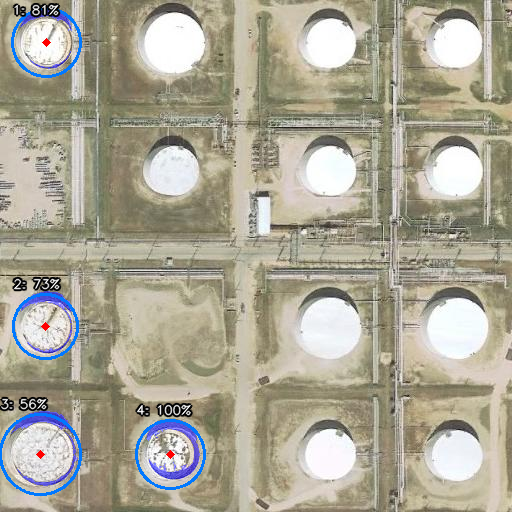
#> input picture predictions/classic_vision_patch_01_5_2_open_roof.png, 512 x 512 px
$ python -i l_channel.py   (imports and definitions only)
#> lines starting #> are read from the running program, lines starting #| are printed output that depends on the picture; after the words box and inside, x2 and y2 are one past the last pixel; in counts of white or black regions, pixels touching at a corner belong together
#> further down, picture is the input picture: shape (512, 512, 3); mean B, G, R 150.1, 166.5, 170.7
import cv2
import numpy as np


def extract_l_channel(image):
    """
    Converts image to LAB color space and extracts the L channel.
    Applies CLAHE with a tile size scaled to image resolution.
    """
    lab = cv2.cvtColor(image, cv2.COLOR_BGR2LAB)
#> lab: shape (512, 512, 3); mean of channels 0, 1, 2 173.5, 127.3, 137.4
    l_channel, _, _ = cv2.split(lab)
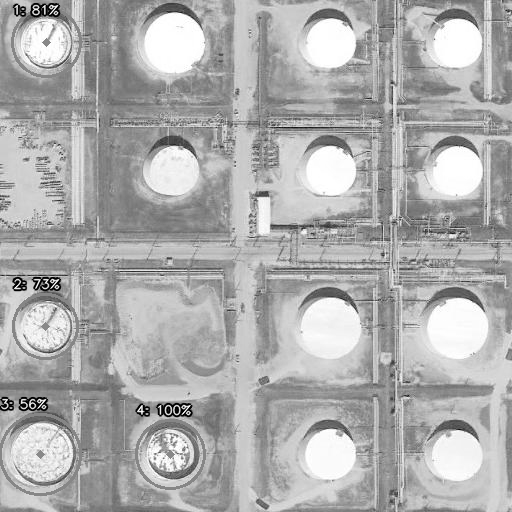
#> l_channel: shape (512, 512); min 0, max 255, mean 173.5

    # Scale tile grid to image size so CLAHE is resolution-independent
    tile_h = max(4, image.shape[0] // 64)
#> tile_h = 8
    tile_w = max(4, image.shape[1] // 64)
#> tile_w = 8
    clahe = cv2.createCLAHE(clipLimit=2.0, tileGridSize=(tile_w, tile_h))
    l_enhanced = clahe.apply(l_channel)
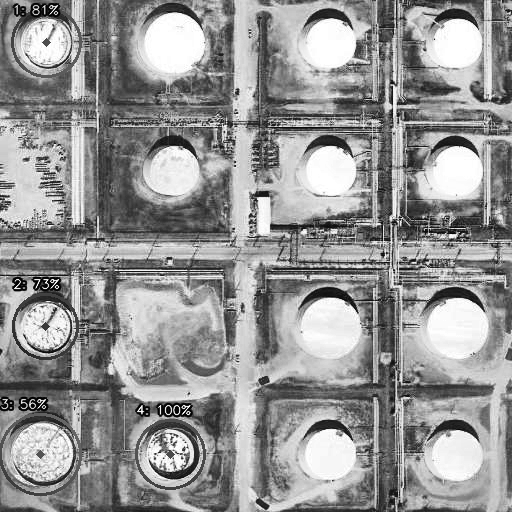
#> l_enhanced: shape (512, 512); min 1, max 255, mean 148

    return l_enhanced


def extract_saturation(image):
    """
    Extracts the saturation channel from HSV.
    Oil tanks (especially floating-roof tanks) often have a distinct
    saturation signature compared to surrounding ground.
    """
    hsv = cv2.cvtColor(image, cv2.COLOR_BGR2HSV)
#> hsv: shape (512, 512, 3); mean H, S, V 30.2, 44.1, 174.8
    _, s, _ = cv2.split(hsv)
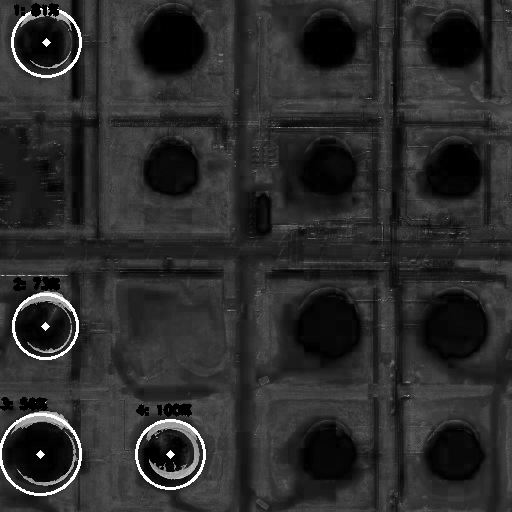
#> s: shape (512, 512); min 0, max 255, mean 44.1
    return s


def extract_edge_map(l_channel, low_thresh=None, high_thresh=None, dilate=False):
    """
    Computes a Canny edge map from the L channel.
    Tanks have strong, nearly circular edges (the rim).
    """
    blurred = cv2.GaussianBlur(l_channel, (5, 5), 1.2)
    if low_thresh is None or high_thresh is None:
        median = float(np.median(blurred))
        low_thresh = int(max(25, 0.55 * median))
        high_thresh = int(min(180, max(70, 1.20 * median)))

    edges = cv2.Canny(blurred, low_thresh, high_thresh)
    if dilate:
        kernel = cv2.getStructuringElement(cv2.MORPH_ELLIPSE, (3, 3))
        edges = cv2.dilate(edges, kernel, iterations=1)
    return edges


def threshold_l_channel(l_channel, block_size=11, c=2, invert=False):
    """
    Applies Adaptive Thresholding and morphological cleanup.
    block_size must be odd and >= 3.
    """
    block_size = block_size if block_size % 2 == 1 else block_size + 1
    block_size = max(3, block_size)

    blurred = cv2.GaussianBlur(l_channel, (5, 5), 0)
    thresh = cv2.adaptiveThreshold(
        blurred, 255, cv2.ADAPTIVE_THRESH_GAUSSIAN_C, cv2.THRESH_BINARY, block_size, c
    )

    if invert:
        thresh = cv2.bitwise_not(thresh)

    kernel = np.ones((3, 3), np.uint8)
    opened = cv2.morphologyEx(thresh, cv2.MORPH_OPEN, kernel, iterations=1)
    closed = cv2.morphologyEx(opened, cv2.MORPH_CLOSE, kernel, iterations=2)

    return closed


def build_combined_mask(image, block_size=11, invert=False, edge_weight=0.5):
    """
    Builds a compact tank-body mask for contour candidate generation.

    Bright oil-tank roofs are usually low-saturation circular regions. The
    previous adaptive-threshold/edge OR mask became almost entirely white on
    busy industrial patches, so contours had no useful objects to inspect.
    """
    l_channel = extract_l_channel(image)
    saturation = extract_saturation(image)

    light_cutoff = np.percentile(l_channel, 80)
#> light_cutoff = 211
    dark_cutoff = np.percentile(l_channel, 20)
#> dark_cutoff = 84
    sat_cutoff = np.percentile(saturation, 85)
#> sat_cutoff = 64

    roof_mask = np.where(
        ((l_channel >= light_cutoff) | (l_channel <= dark_cutoff))
        & (saturation <= sat_cutoff),
        255,
        0,
    ).astype(np.uint8)
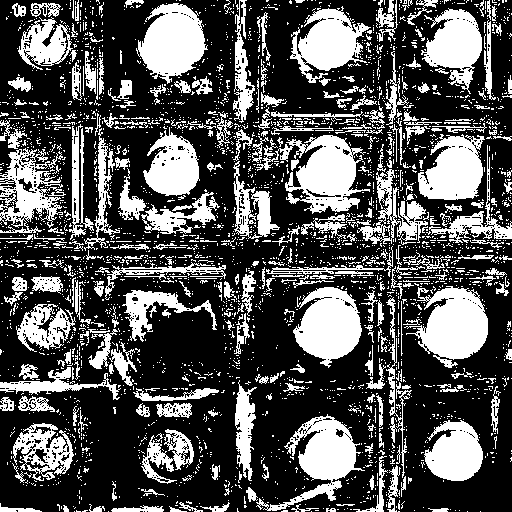
#> roof_mask: shape (512, 512); 32.7% white; 3085 white regions (2771 under 20 px), largest, box (x1, y1, x2, y2) and area: (256, 135, 370, 214) 4057, (404, 286, 488, 368) 3914, (136, 3, 208, 84) 3659

    if invert:
        roof_mask = cv2.bitwise_not(roof_mask)

    cleanup_kernel = cv2.getStructuringElement(cv2.MORPH_ELLIPSE, (5, 5))
    roof_mask = cv2.morphologyEx(
        roof_mask, cv2.MORPH_OPEN, cleanup_kernel, iterations=1
    )
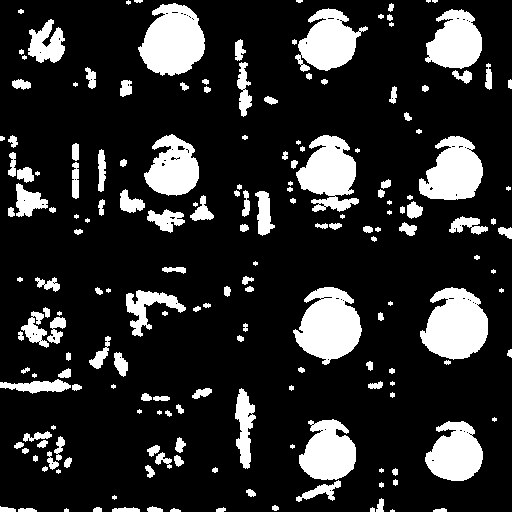
#> roof_mask: shape (512, 512); 17.3% white; 185 white regions (37 under 20 px), largest, box (x1, y1, x2, y2) and area: (293, 287, 362, 365) 3526, (420, 287, 488, 360) 3524, (138, 3, 205, 76) 3463
    roof_mask = cv2.morphologyEx(
        roof_mask, cv2.MORPH_CLOSE, cleanup_kernel, iterations=2
    )
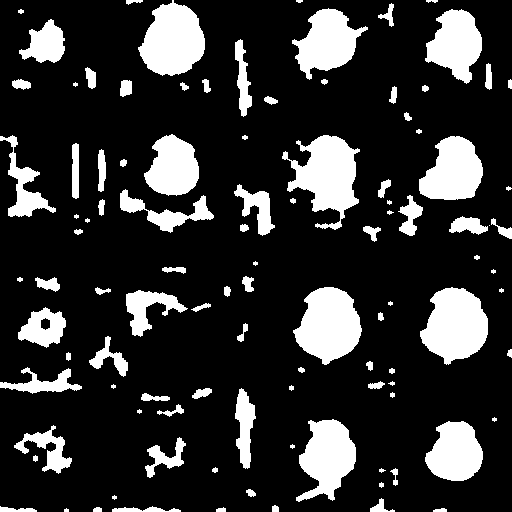
#> roof_mask: shape (512, 512); 18.9% white; 105 white regions (20 under 20 px), largest, box (x1, y1, x2, y2) and area: (282, 135, 360, 230) 3862, (420, 287, 488, 365) 3678, (293, 287, 362, 365) 3652

    return roof_mask, l_channel


# [2 lines not run here, left out]

>>> import cv2
>>> picture = cv2.imread('../../predictions/classic_vision_patch_01_5_2_open_roof.png')
>>> result = build_combined_mask(picture)
